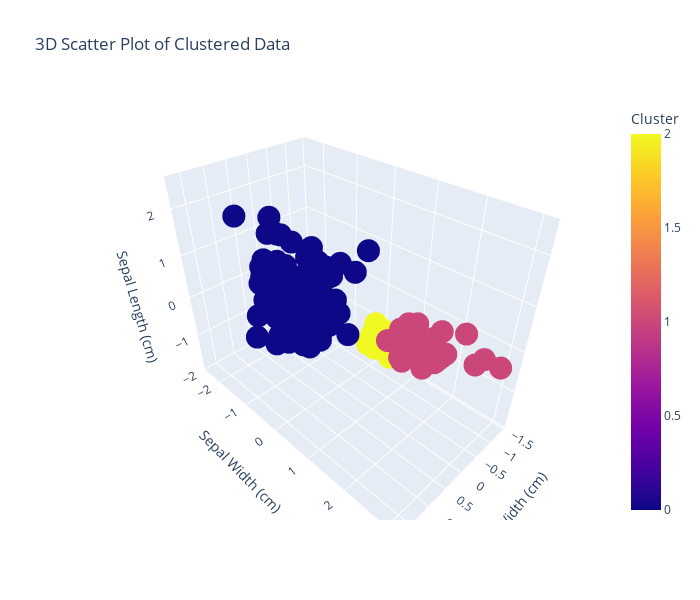

Notebook cell for this chart:
### Code cell
fig=px.scatter_3d(
    y_kmeans,
    x=X_scaled['petal width (cm)'],
    y=X_scaled['sepal width (cm)'],
    z=X_scaled['sepal length (cm)'],
    color=X_scaled['K_means Predict Cluster'],
    title="3D Scatter Plot of Clustered Data",
    labels={ 
        "x": "Petal Width (cm)",
        "y": "Sepal Width (cm)",
        "z": "Sepal Length (cm)",
        "color": "Cluster" },
    width=700, 
    height=600)
fig.show();

### Figure 1 — Plotly figure (JSON) as saved in the notebook; plotly's stock layout.template omitted (floating-point values rounded to 4 significant figures; data arrays with more than 128 entries replaced by an {"elided": "..."} marker saying what was removed)
{"data": [{"hovertemplate": "Petal Width (cm)=%{x}<br>Sepal Width (cm)=%{y}<br>Sepal Length (cm)=%{z}<br>Cluster=%{marker.color}<extra></extra>", "legendgroup": "", "marker": {"color": {"elided": "150 int values"}, "coloraxis": "coloraxis", "symbol": "circle"}, "mode": "markers", "name": "", "scene": "scene", "showlegend": false, "type": "scatter3d", "x": {"elided": "150 float values"}, "y": {"elided": "150 float values"}, "z": {"elided": "150 float values"}}], "layout": {"coloraxis": {"colorbar": {"title": {"text": "Cluster"}}, "colorscale": [[0, "#0d0887"], [0.1111, "#46039f"], [0.2222, "#7201a8"], [0.3333, "#9c179e"], [0.4444, "#bd3786"], [0.5556, "#d8576b"], [0.6667, "#ed7953"], [0.7778, "#fb9f3a"], [0.8889, "#fdca26"], [1, "#f0f921"]]}, "height": 600, "legend": {"tracegroupgap": 0}, "scene": {"aspectmode": "auto", "aspectratio": {"x": 0.7454, "y": 1.304, "z": 1.029}, "domain": {"x": [0, 1], "y": [0, 1]}, "xaxis": {"title": {"text": "Petal Width (cm)"}, "type": "linear"}, "yaxis": {"title": {"text": "Sepal Width (cm)"}, "type": "linear"}, "zaxis": {"title": {"text": "Sepal Length (cm)"}, "type": "linear"}}, "title": {"text": "3D Scatter Plot of Clustered Data"}, "width": 700}}
